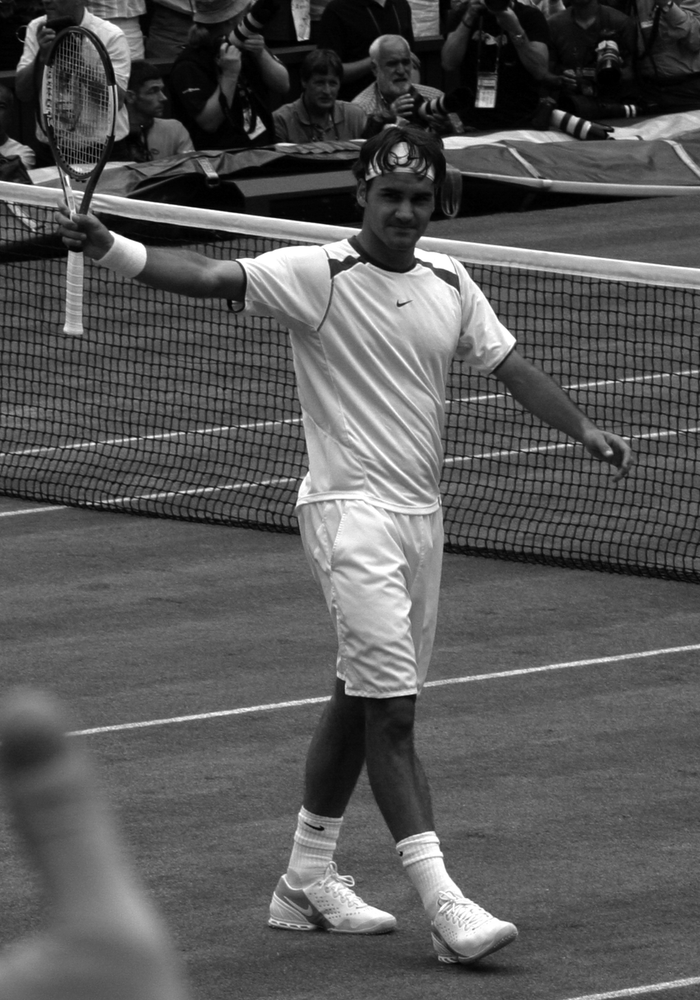
#> input picture h1/grey.bmp, 700 x 1000 px, shrunk from 1135 x 1621 before the run; the run also reads 1 picture not shown here
$ jupyter execute --allow-errors hwk01.ipynb
#> lines starting #> are read from the running program, lines starting #| are printed output that depends on the picture
## 1.作业内容
选取一张真彩色图像，用Photoshop"图像"->"模式"菜单中的灰度、索引颜色、RGB颜色分别进行转换，并存储为bitmap文件格式。选用索引颜色时可以将颜色数量设为16，32等，观察图像质量有何变化.
用skimage.io.imread函数分别读入上述三张图像，打印图像shape属性，观察它们有什么不同。注意：查看skimage技术文档，测试as_gray参数的含义

阅读matplotlib.pyplot中imshow函数的技术文档，了解cmap的含义及pyplot中内置的颜色表，使用3种内置颜色表显示前面得到的灰度图  像。
利用matplotlib.pyplot的imshow函数显示索引图像每个通道对应的图像。

## 2.具体实现

### 2.1
使用photoshop处理图片。转换灰度即将图片变为灰色显示，改变索引颜色为16，32时则分别将图片只用16或32个颜色显示，放大图片看能看出细节会有失真，质量变差。
转换RGB颜色时图片没有改变。

[cell 1]
from skimage import io,data
import numpy as np
import matplotlib.pyplot as plt

[cell 2]
# 读取图像
imageGrey = io.imread('grey.bmp')
#> imageGrey is the input picture: shape (1000, 700); min 0, max 255, mean 87.3
image16 = io.imread('16.bmp')
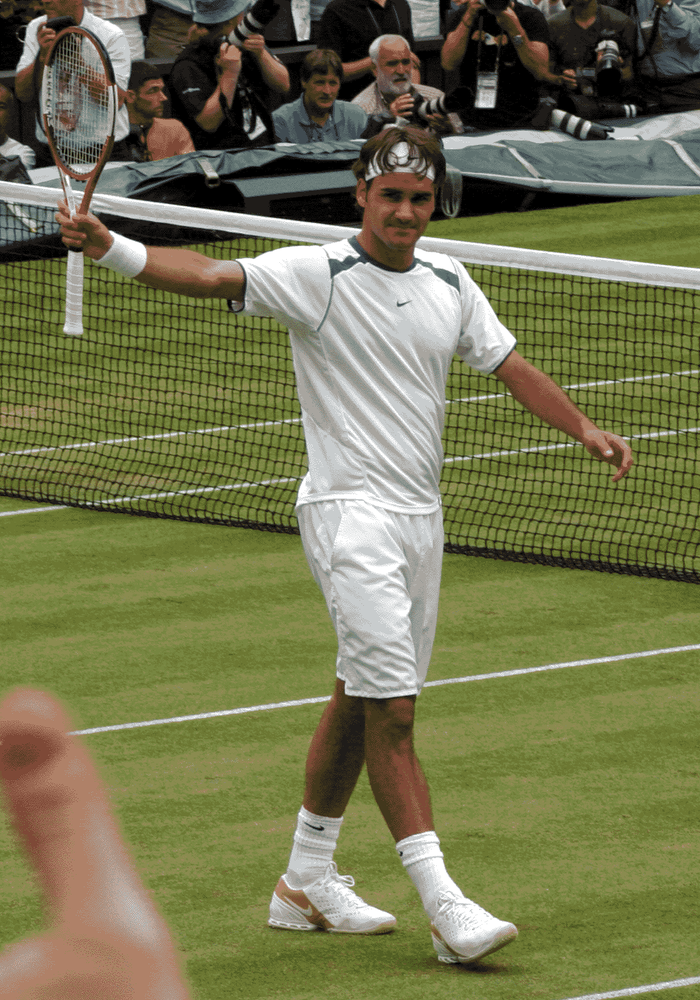
#> input picture h1/16.bmp, 700 x 1000 px, shrunk from 1135 x 1621 before the run
#> image16 is the input picture: shape (1000, 700, 3); mean R, G, B 116.1, 117.6, 80.1
image32 = io.imread('32.bmp')
#> (the rest of this cell did not finish here and is left out)

### 2.2
如果是彩色图像，shape 会是 (height, width, 3)，表示有3个颜色通道（RGB）。
如果是灰度图像，shape 会是 (height, width)，只有图像的高和宽，没有颜色通道。

### 2.3
查看文档as_gray 参数含义：
<code>as_gray=False</code>（默认）：彩色图像会保留三个通道 (RGB)
<code>as_gray=True</code>：图像会被转换为灰度图像，shape 会减少为二维数组，没有颜色通道。

### 2.4
查看matplotlib imshow()方法
cmap方法用于颜色映射。用于控制图像中不同数值所对应的颜色。可以选择内置的颜色映射，如gray、hot、jet等，也可以自定义颜色映射。

[cell 3]
imageGrey = io.imread('grey.bmp')

# 使用3种不同的颜色映射显示灰度图像
colormaps = ['gray', 'viridis', 'plasma']
titles = ['Gray', 'Viridis', 'Plasma']

fig, axes = plt.subplots(1, 3, figsize=(15, 5))
for ax, cmap, title in zip(axes, colormaps, titles):
    ax.imshow(imageGrey, cmap=cmap)
    ax.axis('off')
    ax.set_title(title)

plt.tight_layout()
plt.show()
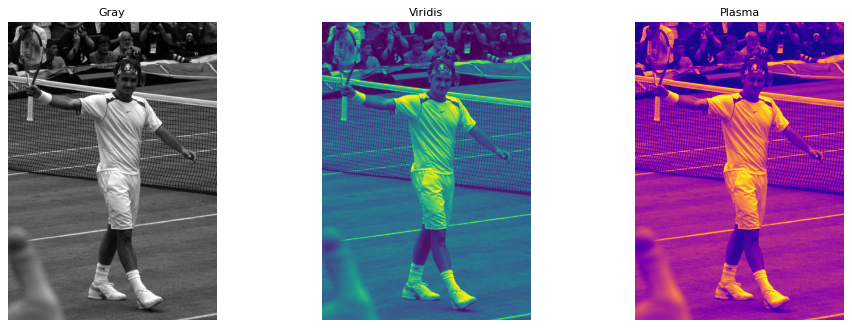
#> figure drawn by matplotlib, 3 panels
